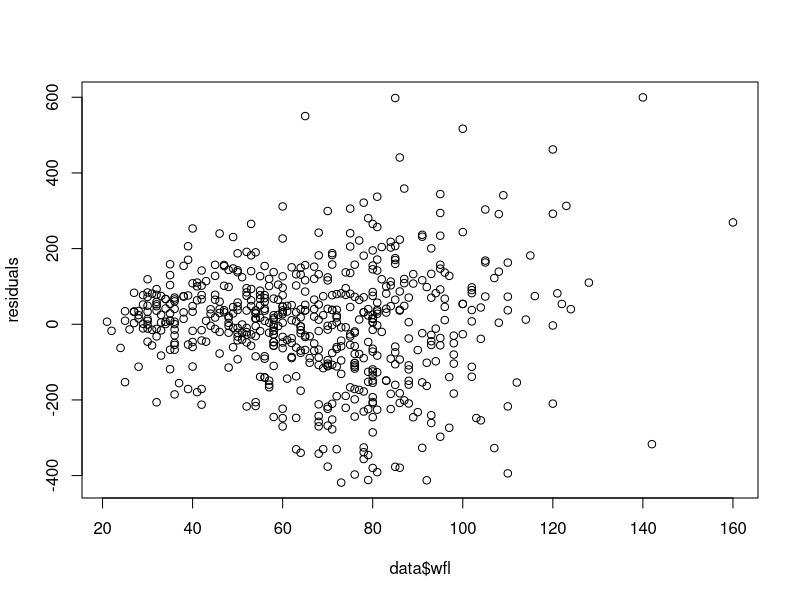
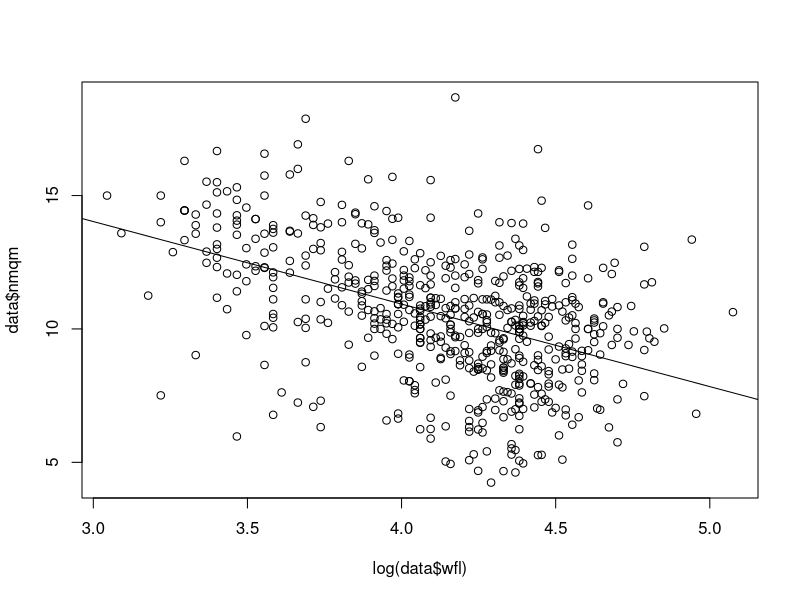

Recreate these plots in R, in order.
# Name: Christian Peters

# No. 25)
# ======

data <- read.table('mietspiegel2015.txt', header = TRUE)
data <- data[data$bj >= 1970 & data$bj <= 1980, ]

# a)

# Model:
# nm = beta0 + beta1 * wfl + e

X <- cbind(1, data$wfl)
y <- data$nm
beta <- solve(t(X) %*% X, t(X) %*% y)
# beta0 = 138.751308, beta1 = 8.075865

lm(data$nm ~ data$wfl)
# Same results.

# Interpretation:
# Intercept (beta0): No useful way of interpreting the rent for flats without living space.
# wfl: One square meter of living space costs around 8.08 euro a month.

# b)
residuals <- y - X %*% beta
plot(data$wfl, residuals)
sse <- sum(residuals**2)
sst <- sum((y - mean(y))**2)
mse <- sse / length(y)
# 22725.49

r_squared <- 1 - sse / sst
# 0.5984767

# I don't think that the assumption of equal variance among the errors is justified
# because the deviations from the mean of the residuals clearly increase with
# increasing wfl value.

# c)
X <- cbind(1, log(data$wfl))
y <- data$nmqm
beta <- solve(t(X) %*% X, t(X) %*% y)
# beta0 = 23.307780, beta1 = -3.094016

plot(log(data$wfl), data$nmqm)
abline(a = beta[1], b = beta[2])

# d)
X_location <- cbind(X, data$wohngut | data$wohnbest)
beta_location <- solve(t(X_location) %*% X_location, t(X_location) %*% y)
# beta0 = 23.103903, beta1 = -3.172943, beta2 = 1.723611

# e)
residuals <- y - X %*% beta
residuals_location <- y - X_location %*% beta_location
sse <- sum(residuals**2)
sse_location <- sum(residuals_location**2)
sst <- sum((y-mean(y))**2)
r_squared <- 1 - sse / sst
r_squared_location <- 1 - sse_location / sst

n <- length(y)
r_squared_adj <- 1 - (n-1) / (n - 2) * (1 - r_squared)
# 0.2142187

r_squared_location_adj <- 1 - (n-1) / (n - 3) * (1 - r_squared_location)
# 0.3173157